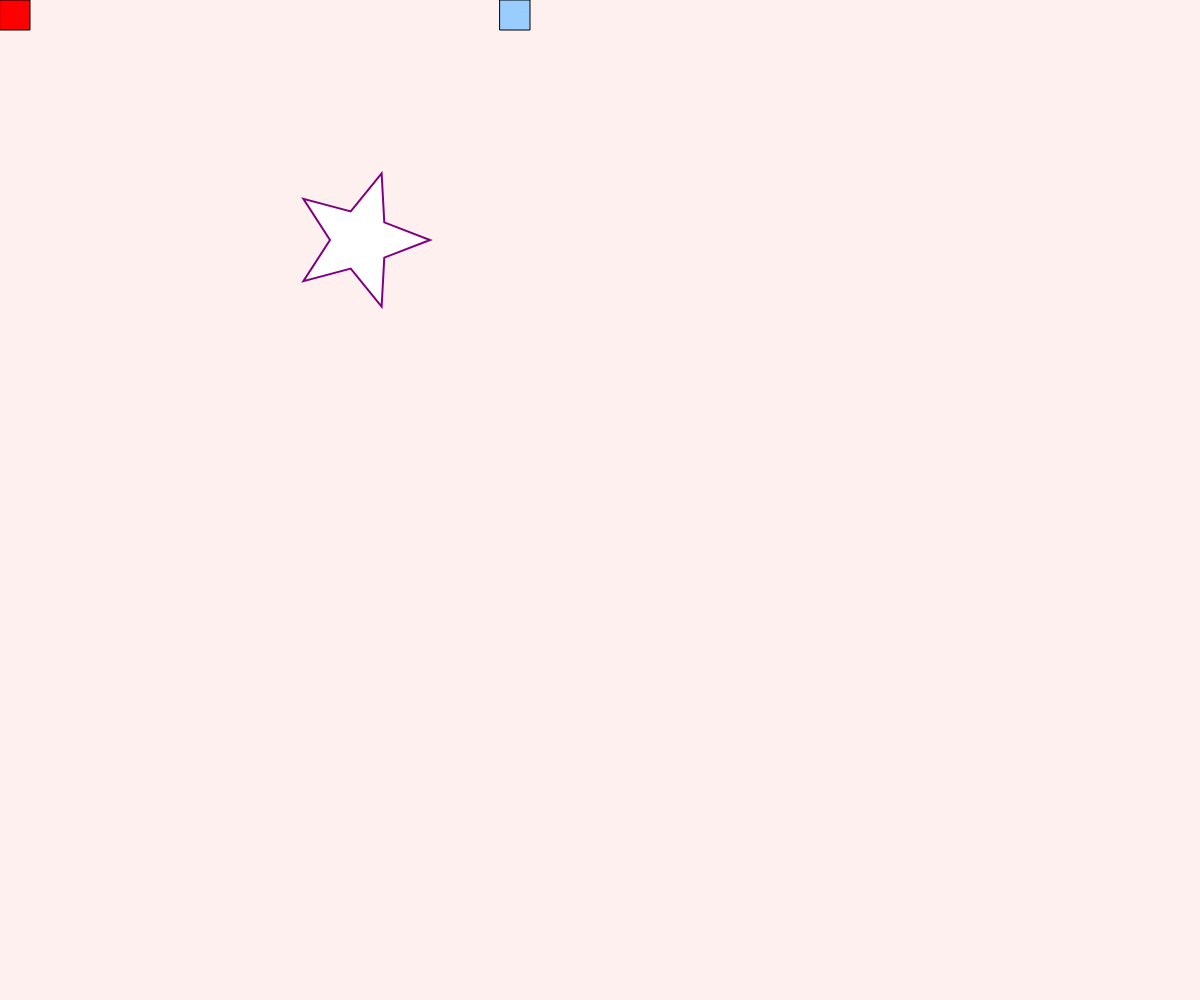
Frame 1 (no input)
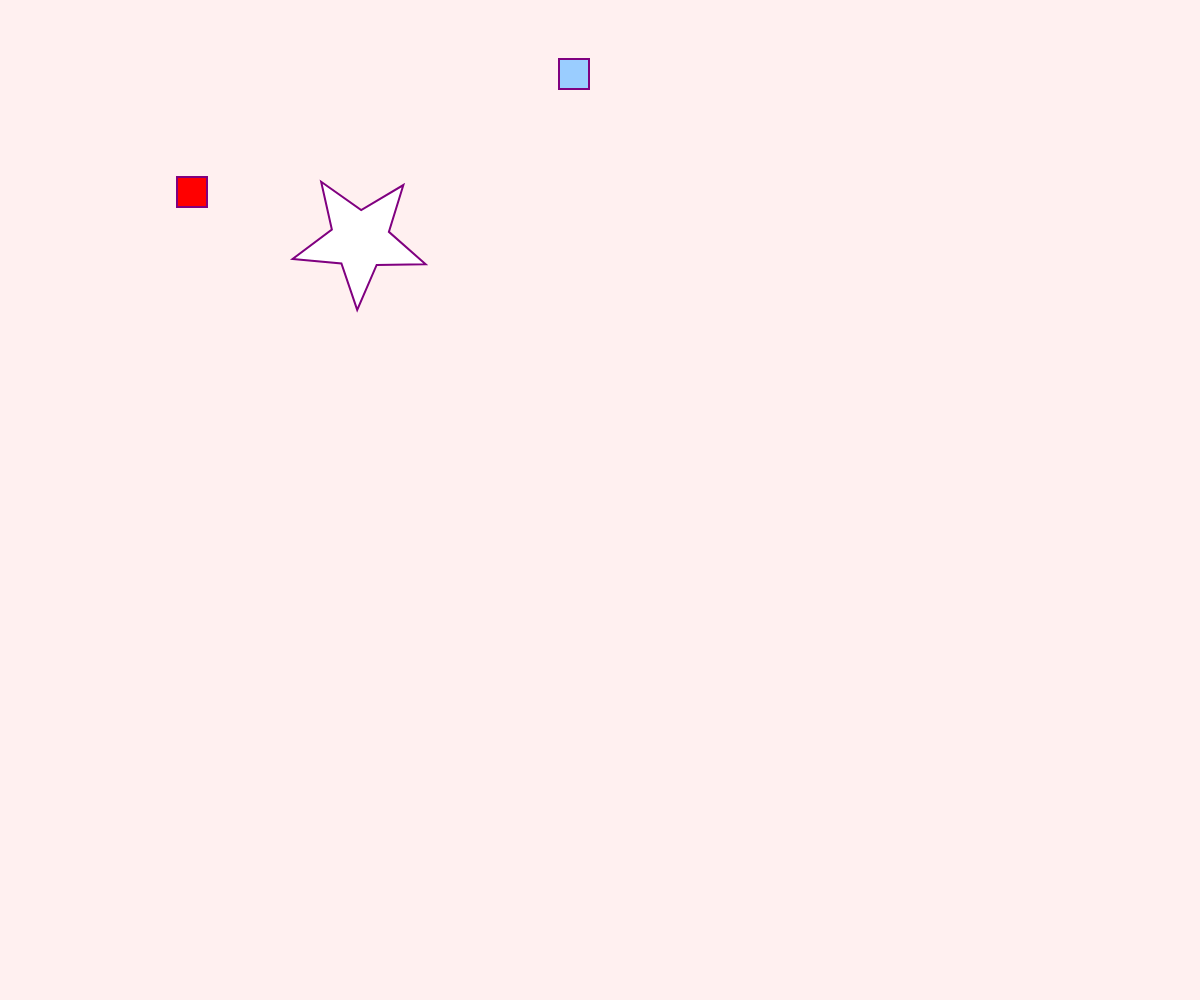
Frame 60 (no input)
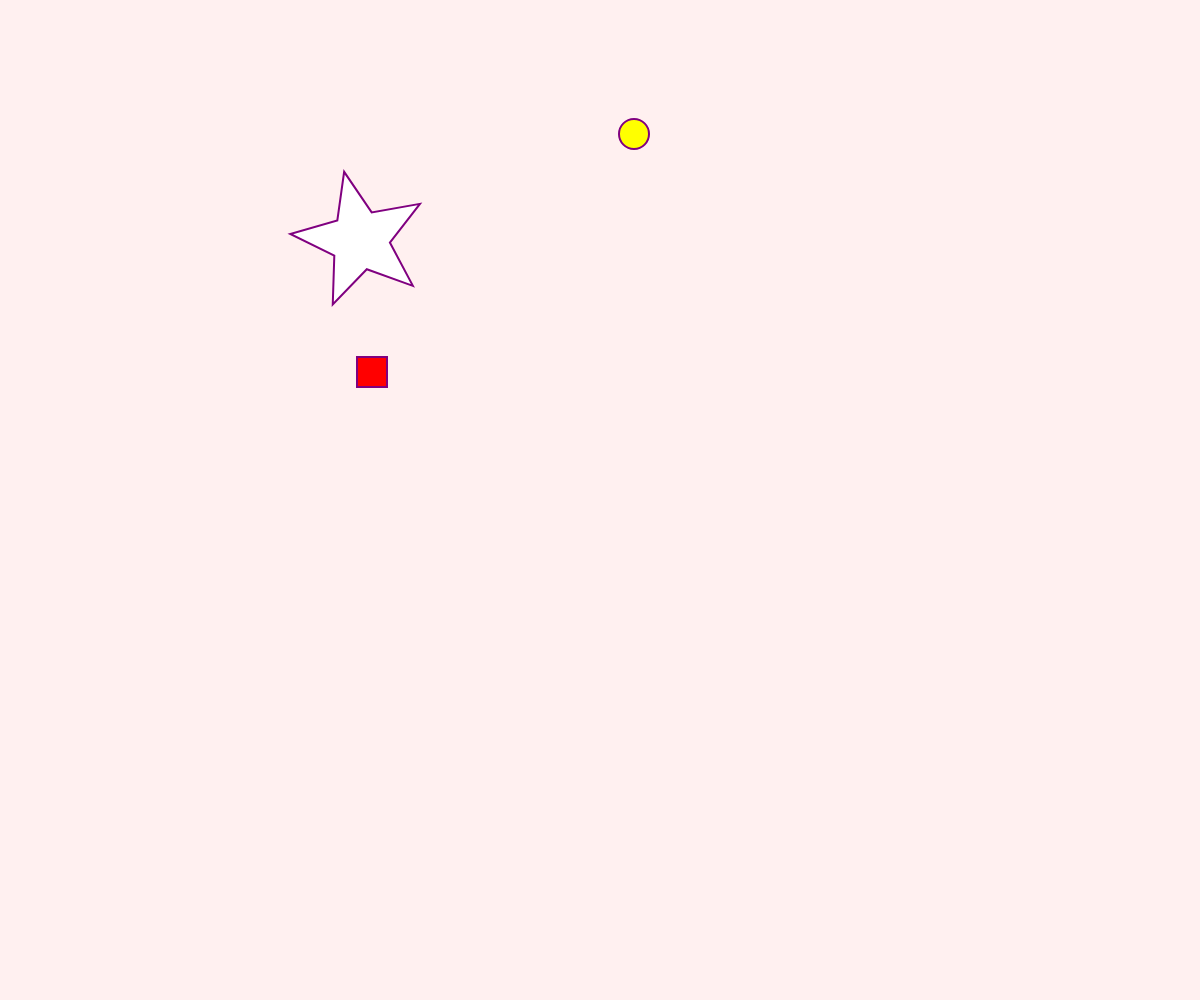
Frame 120 (the mouse pressed at the canvas centre since frame 60)

The p5.js sketch that drew these frames (run headless with seeded random() and noise() and a simulated clock; from frame 60 on, the mouse is pressed at the canvas centre):

// p5.js sketch
// ── sketch.js
function checkCollision(obj1, obj2) {
    return obj1.x < obj2.x + obj2.w &&
           obj1.x + obj1.w > obj2.x &&
           obj1.y < obj2.y + obj2.h &&
           obj1.y + obj1.h > obj2.y;
}

function handleCollision(obj1, obj2) {
    if (checkCollision(obj1, obj2)) {
        let tempXSpeed = obj1.xSpeed;
        let tempYSpeed = obj1.ySpeed;
        obj1.xSpeed = obj2.xSpeed;
        obj1.ySpeed = obj2.ySpeed;
        obj2.xSpeed = tempXSpeed;
        obj2.ySpeed = tempYSpeed;
    }
}

function handleCollisionStar(obj1, obj2) {
    if (checkCollision(obj1, obj2)) {
        obj1.xSpeed *= -1;
        obj1.ySpeed *= -1;
        obj2.xSpeed *= -1;
        obj2.ySpeed *= -1;
    }
}
var redBrick = {
    x:0,
    y:0,
    w:30,
    h:30, 
    xSpeed:3,
    ySpeed:3,
    colour: 'red',
    draw:function(){
        fill (this.colour);
        rect ( this.x, this.y, 30,30);
    },
    move:function(){
        this.x += this.xSpeed;
        this.y += this.ySpeed;

        if (this.x>width-this.w || this.x<0){
            this.xSpeed *= -1;
        }
        if (this.y>height-this.h || this.y<0){
            this.ySpeed *= -1;
        }
    }
}; //no comma after the last key value pair
//redBrick.x++ returns current value then increments
//++redBrick.x increments then returns the value

var blueBrick = {
    x:500,
    y:0,
    w:30,
    h:30, 
    xSpeed:1,
    ySpeed:1,
    colour: "#9ACDFF",
    draw:function(){
        fill (this.colour);
        if(this.colour === 'yellow'){
            ellipse(this.x + this.w/2, this.y + this.h/2, this.w, this.h);
        }else{
        rect ( this.x, this.y, this.w, this.h);
        }
    },
 
   move:function(){
       this.x += this.xSpeed;
       this.y += this.ySpeed;

      if (this.x>width-this.w || this.x<0){
          this.xSpeed *= -1;
      }
      if (this.y>height-this.h || this.y<0){
          this.ySpeed *= -1;
      }
      if (this.x>width/2){
        this.colour = 'yellow';
      }else {
            this.colour = "#9ACDFF";
        }
    }
}; 

var star = {
    x: 360,
    y: 240,
    w: 70, // Add width for collision detection
    h: 70, // Add height for collision detection
    colour: 'white',
    stroke: 'purple',
    strokeWeight: 2,
    radius1: 30,
    radius2: 70,
    npoints: 5,
    angle: 0,
    shape: 'star',
    lastSwitch: 0,
    heartScale: 1,
    heartScaleDirection: 1,

    isMouseOver: function() {
        let d = dist(mouseX, mouseY, this.x, this.y);
        return d < this.radius2;
    },

    draw:function(){
        if (this.isMouseOver()) {
            this.colour = "#B9AEFF";
        } else {
            this.colour = 'white';
        }

        if (this.shape === 'star') {
            let angle = TWO_PI / this.npoints;
            let halfAngle = angle / 2.0;
            stroke(this.stroke);
            strokeWeight(this.strokeWeight);
            fill(this.colour);
            push();
            translate(this.x, this.y);
            rotate(this.angle);
            beginShape();
            for (let a = 0; a < TWO_PI; a += angle) {
                let sx = cos(a) * this.radius2;
                let sy = sin(a) * this.radius2;
                vertex(sx, sy);
                sx = cos(a + halfAngle) * this.radius1;
                sy = sin(a + halfAngle) * this.radius1;
                vertex(sx, sy);
            }
            endShape(CLOSE);
            pop();
        } else if (this.shape === 'heart') {
            stroke(this.stroke);
            strokeWeight(this.strokeWeight);
            fill(this.colour);
            push();
            translate(this.x, this.y);
            scale(this.heartScale);
            beginShape();
            for (let t = 0; t < TWO_PI; t += 0.01) {
                let x = 16 * pow(sin(t), 3);
                let y = - (13 * cos(t) - 5 * cos(2 * t) - 2 * cos(3 * t) - cos(4 * t));
                vertex(x * 2, y * 2);
            }
            endShape(CLOSE);
            pop();
        }
    },
    move:function(){
        this.angle += 0.006;
        if (millis() - this.lastSwitch > 5000) {
            this.shape = this.shape === 'star' ? 'heart' : 'star';
            this.lastSwitch = millis();
        }
        if (this.shape === 'heart') {
            this.heartScale += 0.01 * this.heartScaleDirection;
            if (this.heartScale > 1.2 || this.heartScale < 0.8) {
                this.heartScaleDirection *= -1;
            }
        }
    }
};

function setup(){
    createCanvas(windowWidth,windowHeight);
}

function draw(){
    background("#FFF0F0");
    redBrick.draw();
    redBrick.move();
    blueBrick.draw();
    blueBrick.move();
    star.draw(); 
    star.move();  

    handleCollision(redBrick, blueBrick);
    handleCollisionStar(redBrick, star);
    handleCollisionStar(blueBrick, star);
}



// ── lab2.html
<!DOCTYPE html>
    <head> 
        <meta charset="utf-8">
    <title>Week 4-Actually objects</title> 
    <script src = "p5.min (1).js"></script>
   </head>
    <body>
        <script src="sketch.js"></script>
    </body>


</html>
